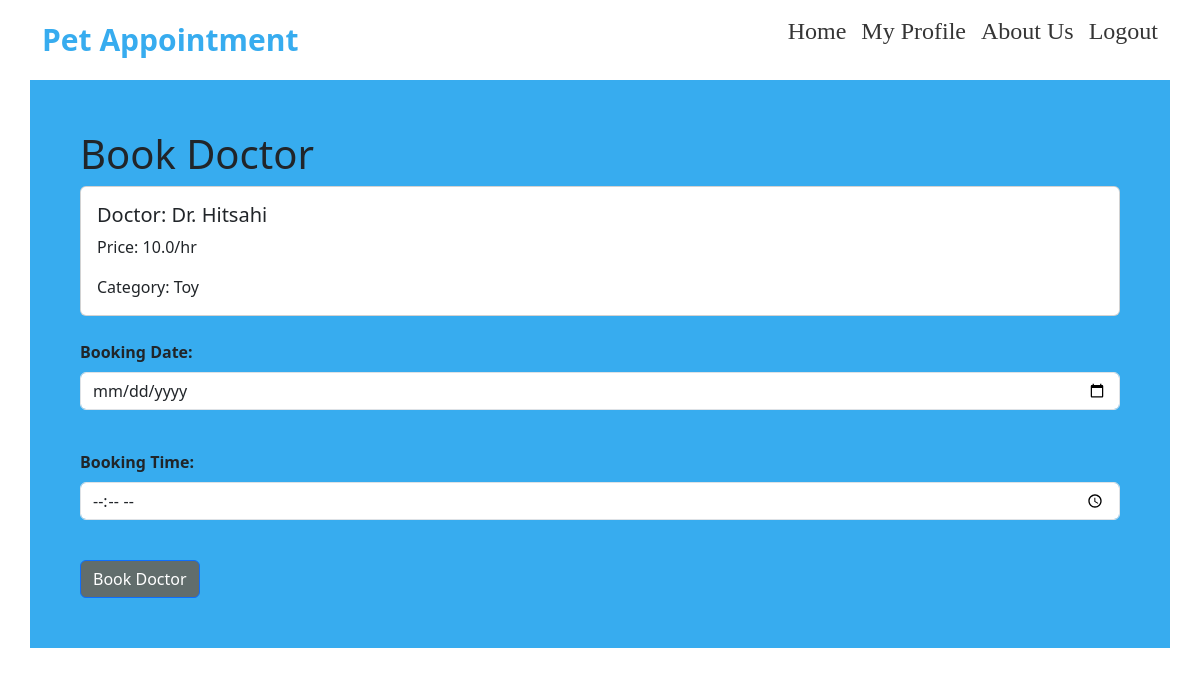
The app's page /book_doctor/1/ (signed in), older data.
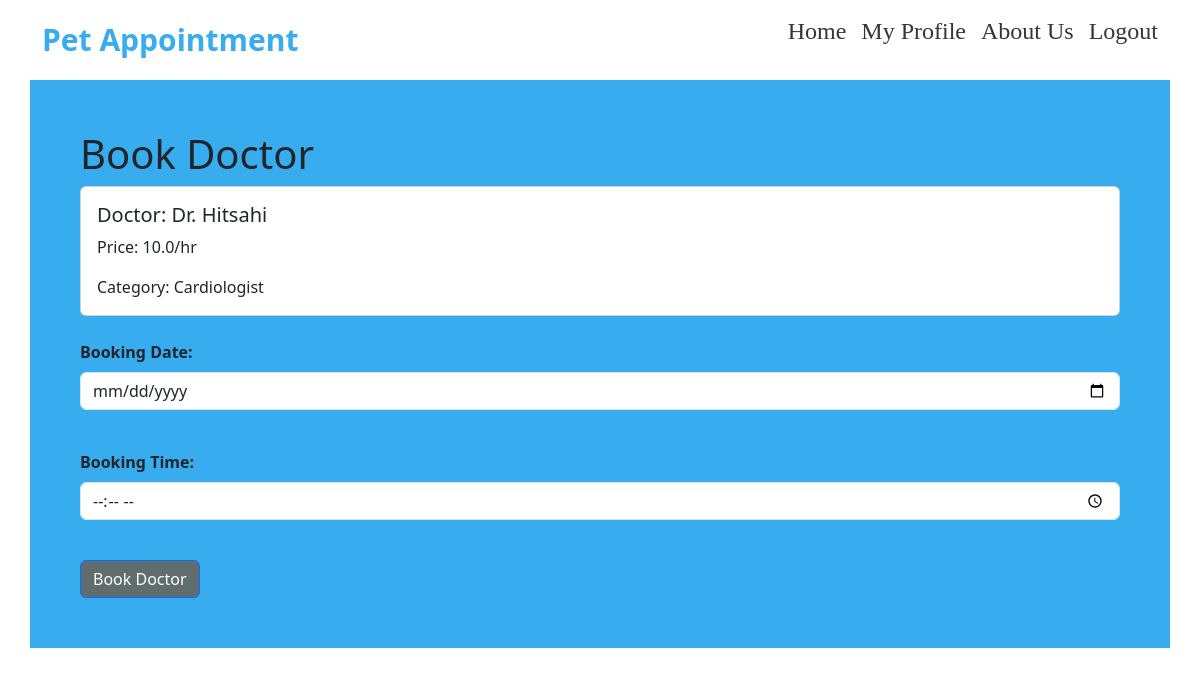
The same page, newer data.
### shop/models.py (models this page shows, shortened)
class Products(models.Model):
    title = models.CharField(max_length=100)
    price = models.FloatField()
    discount = models.FloatField()
    category = models.CharField(max_length=100)
    description = models.TextField()
    image = models.CharField(max_length=300)
    available_date = models.DateField( blank=True, null=True)
    available_time = models.TimeField( blank=True, null=True)

### shop/views.py (the view, shortened to what this page needs)
# urls.py: path('book_doctor/<int:product_id>/', views.book_doctor, name='book_doctor'),
@login_required
def book_doctor(request, product_id):
    product = Products.objects.get(pk=product_id)
    return render(request, 'shop/bookdoctor.html', {'product': product})

### shop/templates/shop/bookdoctor.html (shortened to what this page needs)
{% extends "shop/base.html" %}
    {% block content %}
    <div class="container mt-8">
        <div class="row">
            <div class="col" style="background-color: #37acef; padding: 50px;">
                <h1>Book Doctor</h1>
                <div class="card">
                    <div class="card-body">
                        <h5 class="card-title">Doctor: {{product.title}}</h5>
                        <p class="card-text">Price: {{product.price}}/hr</p>
                        <p class="card-text">Category: {{product.category}}</p>
                    </div>
                </div>
                <br><form method="post">
                    <div class="mb-3">
                        <label for="booking_date" class="form-label" style="font-weight:bold;;">Booking Date:</label>
                        <input type="date" class="form-control" id="booking_date" name="booking_date" required>
                    </div><br>
                    <div class="mb-3">
                        <label for="booking_time" class="form-label" style="font-weight:bold;">Booking Time:</label>
                        <input type="time" class="form-control" id="booking_time" name="booking_time" required>
                    </div><br>
                    <button type="submit" class="btn btn-primary" style="background-color: #616d6c;" >Book Doctor</button>
                </form>
            </div>
        </div>
    </div>
    {% endblock %}

Row changes from the older to the newer data that the page shows:
changed Products "Dr. Hitsahi": category "Toy" → "Cardiologist"
